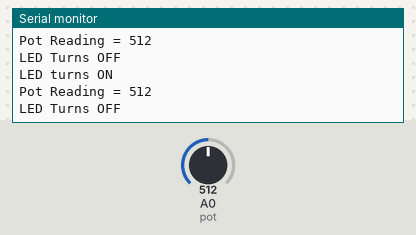
Recording of a sketch running on a simulated Arduino Uno, built with avr-gcc and run on an emulated ATmega328P. Shown: the last lines printed to the serial monitor. Inputs (shaded band) come from the test bench; at power-on: A0 (pot) = 512.

Above: at 2.8 s.
2.9 s: A0 (pot) set to 0
At 3.5 s:
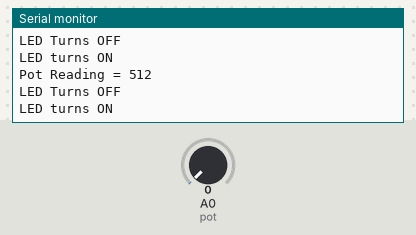
8.5 s: A0 (pot) set to 122
At 9.8 s:
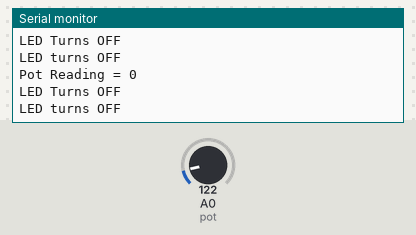
Timing chart, 0 to 11.5 s (numbered marks = the images above; inputs shaded):
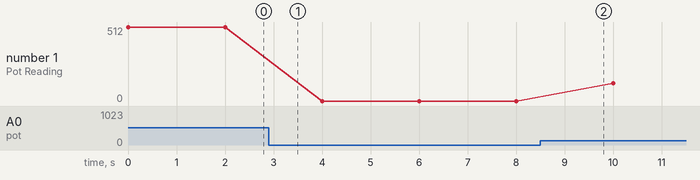

Measured:
- plotted number 1: 512 → 0 after the input at 2.9 s, 0 → 122 after the input at 8.5 s

The sketch:

led_potentiometer.ino
```cpp
//global declaration
#define pot A0
#define led 2

void setup() {
  pinMode(pot , INPUT);
  Serial.begin(9600);
  pinMode(led , INPUT);
  Serial.begin(9600);
}

void loop() {

  int x = analogRead(pot);
  Serial.print("Pot Reading = ");
  Serial.println(x);

  digitalWrite(led, LOW);
  Serial.println("LED Turns OFF");
  delay(1000);

  if( x>0 ){
        digitalWrite(led, HIGH);
        Serial.println("LED turns ON");
      }
      else{
        digitalWrite(led, LOW);
        Serial.println("LED turns OFF");
      }
  delay(1000);
}
```
